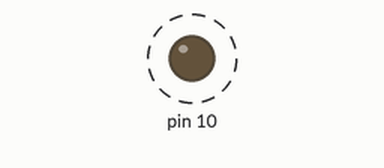
The sketch below on a simulated Arduino Uno, built with avr-gcc and run on an emulated ATmega328P. Parts: output pins drawn as LEDs (lit = HIGH). Dashed ring = blinking.

Above: at 0.05 s.
Timing chart, 0 to 3.0 s (numbered marks = the images above):
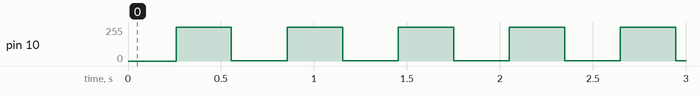

The sketch:

sketch_may23a.ino
```cpp
//korewoutu sudo chmod a+rw /dev/ttyACM0


void setup() {
	pinMode(10, OUTPUT);
	//analogWrite(10, 204);
}

void loop() {
  for(int i = 0; i < 256; i++){
    analogWrite(10, i);
    delay(1);
  }
  delay(40);
  for(int i = 255; i > 0; i--){
    analogWrite(10, i);
    delay(1);
  }
  delay(40);
  // put your main code here, to run repeatedly:
}
```

Measured:
- by itself, pin 10: alternates 255/255 for 0.30 s and 1/255 for 0.30 s
